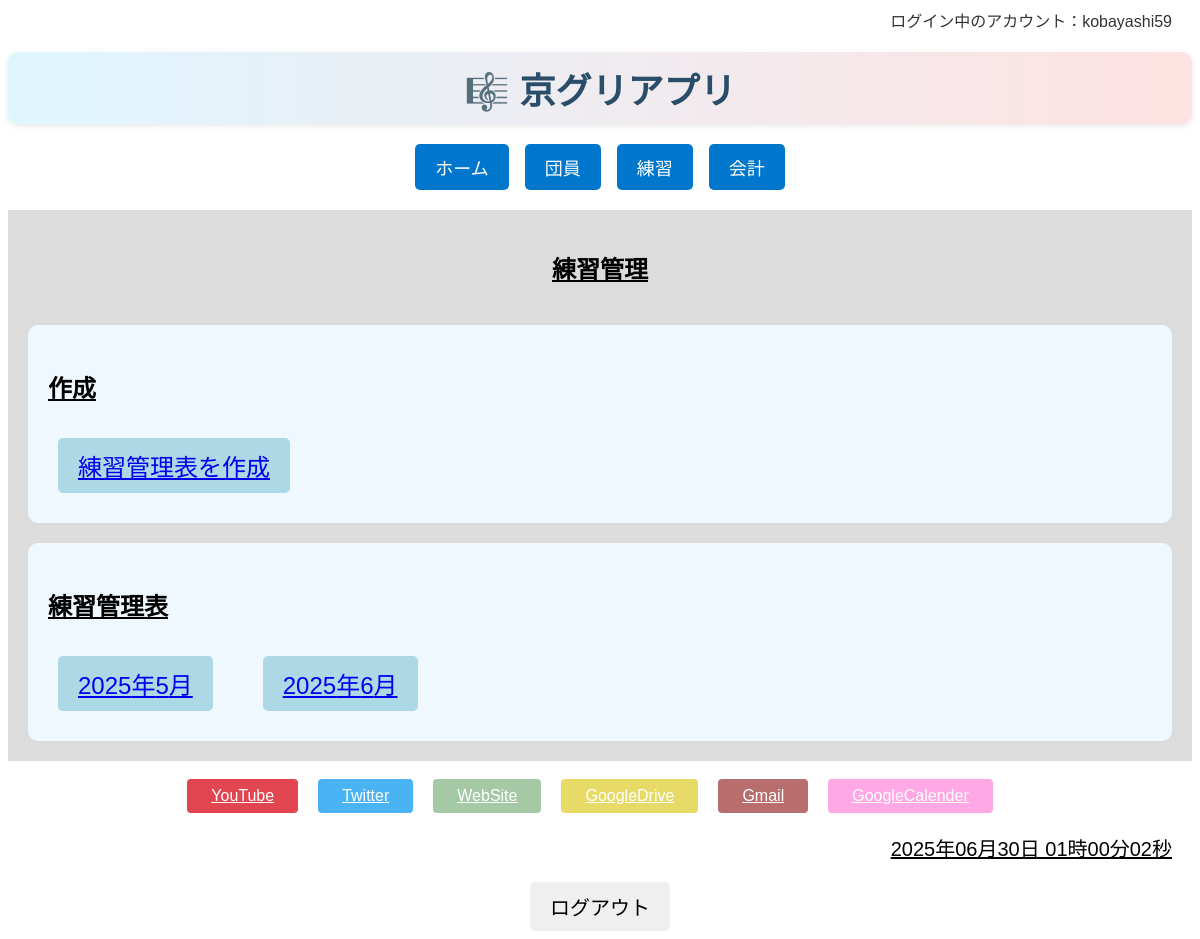
/practice/ (signed in), run on the app's committed database.
### practice_management/models.py (models this page shows, shortened)
class PracticeMonth(models.Model):
    year = models.IntegerField()
    month = models.IntegerField()
    members = models.ManyToManyField(Member)

### practice_management/views.py (the view)
# urls.py: path('', views.practice_index, name='practice_index'),
@login_required
def practice_index(request):
    months = PracticeMonth.objects.order_by('year', 'month')
    return render(request, 'practice_management/practice_index.html', {
        'months': months
    })

### templates/practice_management/practice_index.html
{% extends "base/base.html" %}
{% block body %}
<div class="main">
    <div class="top_contents">
        <h2 class="page_name">練習管理</h2>
        <div class="contents_item">
            <h3 class="contents_name">作成</h3>
            <div class="choice_group">
                <div class="choice choice-month">
                <a href="{% url 'practice_management:create_practice_record' %}">練習管理表を作成</a>
                </div>
            </div>
        </div>
        <div class="contents_item">
            <h3 class="contents_name">練習管理表</h3>
            <div class="choice_group">
                {% for month in months %}
                    <a href="{% url 'practice_management:practice_record' year=month.year month=month.month %}">
                        <div class="choice choice-month">{{ month.year }}年{{ month.month }}月</div>
                    </a>
                {% empty %}
                    <li>作成済みの練習表はまだありません。</li>
                {% endfor %}
            </div>
        </div>
    </div>
</div>
{% endblock %}

### templates/base/base.html (shortened to what this page needs)
<!DOCTYPE html>
<html lang="ja">
<head>
    {% load static %}
    <link rel="stylesheet" href="{% static 'css/base.css' %}">
    <link rel="stylesheet" href="https://maxcdn.bootstrapcdn.com/font-awesome/4.3.0/css/font-awesome.min.css">
</head>
<body>
    <div class="header-row">
        <div class="user-info">
        ログイン中のアカウント：{{ request.user.username }}
        </div>
    </div>
    <h1 class="main-title">🎼 京グリアプリ </h1>
    <div class="main-nav">
    <a href="{% url 'main:index' %}" class="main-nav-btn">ホーム</a>
    <a href="{% url 'member:index' %}" class="main-nav-btn">団員</a>
    <a href="{% url 'practice_management:practice_index' %}" class="main-nav-btn">練習</a>
    <a href="{% url 'accounting:index' %}" class="main-nav-btn">会計</a>
    </div>
    {% block body %}
    {% endblock %}
    <br>
    <div class="link-block">
        <div class="btn-wrapper">
        <a href="https://www.youtube.com/@..." target="_blank" class="btn youtube">YouTube</a>
        <a href="https://x.com/Glee_KU" target="_blank" class="btn twitter">Twitter</a>
        <a href="https://sites.google.com/view/kyotoglee/home" target="_blank" class="btn website">WebSite</a>
        <a href="https://drive.google.com/drive/home" target="_blank" class="btn googledrive">GoogleDrive</a>
        <a href="https://mail.google.com/mail/u/0/#inbox" target="_blank" class="btn gmail">Gmail</a>
        <a href="https://calendar.google.com/calendar/u/0/r" target="_blank" class="btn googlecalender">GoogleCalender</a>
        </div>
    </div>
    <div id="clock" class="clock"></div>
    <footer>
    <div class="logout_wrapper">
        <form action="{% url 'accounts:logout' %}" method="post">
            <button type="submit" class="logout">ログアウト</button>
        </form>
    </div>
    </footer>
</body>
</html>

### static/css/base.css (style rules this page uses)
body { font-family: "Avenir Next", "Hiragino Kaku Gothic ProN W3", sans-serif; }
h1 { font-size: 36px; text-align: center; }
.main-title { font-size: 36px; font-weight: bold; color: #2a4d69; text-align: center; margin: 20px 0; background: linear-gradient(to right, #dff6ff, #ffe2e2); padding: 10px 20px; border-radius: 10px; box-shadow: 0px 2px 6px rgba(0, 0, 0, 0.1); }
h2 { text-align: center; }
.clock { font-size: 20px; text-align: right; padding-right: 20px; text-decoration: underline; }
.header-row { display: flex; justify-content: flex-end; padding: 0 20px 0 20px; }
.user-info { font-size: 16px; color: #333; }
.btn-wrapper { margin-bottom: 20px; display: flex; justify-content: center; }
.btn { padding: 8px 24px; color:rgb(255, 255, 255); opacity:0.8; border-radius: 4px; }
.youtube { background-color: RGB(218,23,37); margin-right: 20px; }
.twitter { background-color: RGB(29,161,242); margin-right: 20px; }
.website { background-color: darkseagreen; margin-right: 20px; }
.googledrive { background-color: rgb(226, 210, 66); margin-right: 20px; }
.gmail { background-color: rgb(168, 74, 74); margin-right: 20px; }
.googlecalender { background-color: rgb(255, 147, 223); margin-right: 20px; }
.page_name { font-size: 24px; text-align: center; text-decoration: underline; }
.top_contents { padding: 20px; background-color: gainsboro; display: flex; flex-direction: column; gap: 20px; }
.choice_group { gap: 30px; display:flex; }
.choice { padding: 10px 20px; margin: 10px; background-color: lightblue; text-align: center; text-decoration: none; border-radius: 5px; font-size: 24px; }
.contents_item { background-color: aliceblue; padding: 20px; border-radius: 10px; }
.contents_name { font-size: 24px; text-decoration: underline; }
.logout_wrapper { display: flex; justify-content: center; margin-top: 20px; }
.logout { font-size: 20px; padding: 10px 20px; border-radius: 5px; border: none; }
.main-nav { display: flex; justify-content: center; gap: 16px; margin: 20px 0; flex-wrap: wrap; }
.main-nav-btn { background-color: #0077cc; color: white; text-decoration: none; padding: 10px 20px; font-size: 18px; border-radius: 5px; text-align: center; }

### data on the page
PracticeMonth: year "2025", month "5"
PracticeMonth: year "2025", month "6"

### other printed values
{{ request.user.username }} "kobayashi59"
